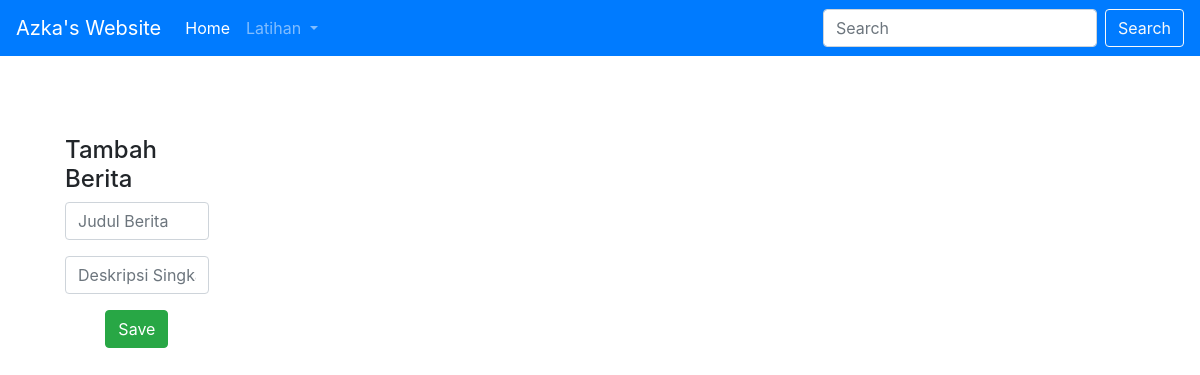
Before: /berita.php with the older database file.
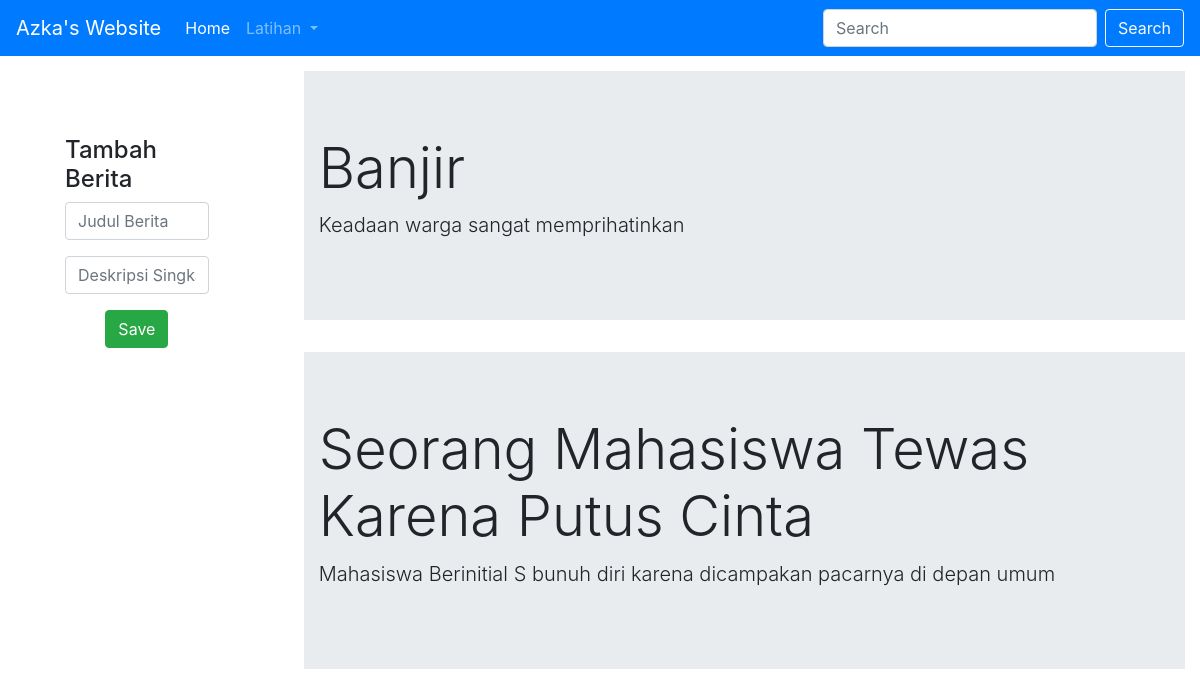
After: the same page with the newer database file.
### tables this page shows
CREATE TABLE `t_berita` (
  `id` int(11) NOT NULL,
  `judul` varchar(100) NOT NULL,
  `deskripsi` varchar(200) NOT NULL
);

### berita.php (the view, shortened to what this page needs)
<?php
    require_once("connection.php");
?>
<!DOCTYPE html>
<html lang="en">
<head>
</head>
<body>
    <?php require_once("header.php");?>
    <section class="row">
        <section class="col-md-3">
            <h4>Tambah Berita</h4>
            <form action="" method="post" enctype="multipart/form-data">
                <div class="form-group">
                    <input required type="text" name="judul" class="form-control" id="judul" placeholder="Judul Berita">
                </div>
                <div class="form-group">
                    <input required type="text" name="deskripsi" class="form-control" id="deskripsi" placeholder="Deskripsi Singkat Berita">
                </div>
                <center><button type="submit" class="btn btn-success" name="save">Save</button></center>
            </form>
        </section>
        <section class="col-md-9">
            <?php if($conn){
                $selectAll = "SELECT * FROM t_berita";
                $result = mysqli_query($conn, $selectAll);
                foreach ($result as $data) {?>
                <div class="jumbotron jumbotron-fluid">
                    <div class="container">
                        <h1 class="display-4"><?= $data['judul']?></h1>
                        <p class="lead"><?= $data['deskripsi']?></p>
                    </div>
                </div>
                <?php }} else { echo "DB Error";}?>
        </section>
    </section>
</body>
</html>

### header.php (shortened to what this page needs)
<!DOCTYPE html>
<html lang="en">
<head>
    <link rel="stylesheet" href="./bootstrap4/css/bootstrap.css">
    <link rel="stylesheet" href="https://cdn.datatables.net/1.10.20/css/jquery.dataTables.min.css">
    <link rel="stylesheet" href="https://cdnjs.cloudflare.com/ajax/libs/font-awesome/4.7.0/css/font-awesome.min.css">
</head>
<nav class="navbar navbar-expand-lg navbar-dark bg-primary">
  <a class="navbar-brand" href="#">Azka's Website</a>
  <div class="collapse navbar-collapse" id="navbarSupportedContent">
    <ul class="navbar-nav mr-auto">
      <li class="nav-item active">
        <a class="nav-link" href="corousel.php">Home<span class="sr-only">(current)</span></a>
      </li>
      <li class="nav-item dropdown">
        <a class="nav-link dropdown-toggle" href="#" id="navbarDropdown" role="button" data-toggle="dropdown" aria-haspopup="true" aria-expanded="false">
          Latihan
        </a>
      </li>
    </ul>
    <form class="form-inline my-2 my-lg-0">
      <input class="form-control mr-sm-2" type="search" placeholder="Search" aria-label="Search">
      <button class="btn btn-outline-light my-2 my-sm-0" type="submit">Search</button>
    </form>
  </div>
</nav>

### berita.php (style rules this page uses)
.col-md-3 { padding:80px; overflow-y: hidden!important; }
h1 { text-align:left!important; }

### header.php (style rules this page uses)
h1 { text-align:center; }
.col-md-3 { padding:80px; max-height: 850px; overflow-y: scroll; }
.col-md-9 { padding:15px; }
.row { margin-right:0px; }

Changed rows visible on the page:
added t_berita: judul "Banjir", deskripsi "Keadaan warga sangat memprihatinkan"
added t_berita: judul "Seorang Mahasiswa Tewas Karena Putus Cinta", deskripsi "Mahasiswa Berinitial S bunuh diri karena dicampakan pacarnya di depan umum"
